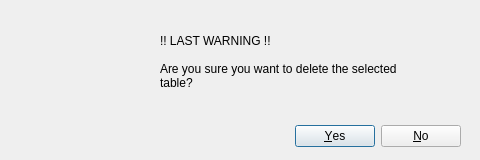
<?xml version="1.0" encoding="UTF-8"?>
<ui version="4.0">
 <class>Dialog</class>
 <widget class="QDialog" name="Dialog">
  <property name="geometry">
   <rect>
    <x>0</x>
    <y>0</y>
    <width>480</width>
    <height>160</height>
   </rect>
  </property>
  <property name="minimumSize">
   <size>
    <width>480</width>
    <height>160</height>
   </size>
  </property>
  <property name="maximumSize">
   <size>
    <width>480</width>
    <height>160</height>
   </size>
  </property>
  <property name="windowTitle">
   <string>Confirm Deletion!</string>
  </property>
  <property name="windowIcon">
   <iconset>
    <normaloff>icon.png</normaloff>icon.png</iconset>
  </property>
  <property name="sizeGripEnabled">
   <bool>false</bool>
  </property>
  <property name="modal">
   <bool>false</bool>
  </property>
  <widget class="QDialogButtonBox" name="buttonBox">
   <property name="geometry">
    <rect>
     <x>110</x>
     <y>120</y>
     <width>351</width>
     <height>32</height>
    </rect>
   </property>
   <property name="cursor">
    <cursorShape>PointingHandCursor</cursorShape>
   </property>
   <property name="focusPolicy">
    <enum>Qt::StrongFocus</enum>
   </property>
   <property name="orientation">
    <enum>Qt::Horizontal</enum>
   </property>
   <property name="standardButtons">
    <set>QDialogButtonBox::No|QDialogButtonBox::Yes</set>
   </property>
   <property name="centerButtons">
    <bool>false</bool>
   </property>
  </widget>
  <widget class="QLabel" name="label">
   <property name="geometry">
    <rect>
     <x>30</x>
     <y>30</y>
     <width>91</width>
     <height>91</height>
    </rect>
   </property>
   <property name="text">
    <string/>
   </property>
   <property name="pixmap">
    <pixmap>../PNG/warning.png</pixmap>
   </property>
   <property name="scaledContents">
    <bool>true</bool>
   </property>
  </widget>
  <widget class="QLabel" name="label_2">
   <property name="geometry">
    <rect>
     <x>160</x>
     <y>50</y>
     <width>251</width>
     <height>51</height>
    </rect>
   </property>
   <property name="styleSheet">
    <string notr="true">font: italic 12pt &quot;Segoe UI&quot;;</string>
   </property>
   <property name="text">
    <string>Are you sure you want to delete the selected table?</string>
   </property>
   <property name="textFormat">
    <enum>Qt::PlainText</enum>
   </property>
   <property name="wordWrap">
    <bool>true</bool>
   </property>
  </widget>
  <widget class="QLabel" name="label_3">
   <property name="geometry">
    <rect>
     <x>160</x>
     <y>30</y>
     <width>221</width>
     <height>21</height>
    </rect>
   </property>
   <property name="styleSheet">
    <string notr="true">font: 75 12pt &quot;Terminal&quot;;</string>
   </property>
   <property name="text">
    <string>!! LAST WARNING !!</string>
   </property>
  </widget>
 </widget>
 <resources/>
 <connections>
  <connection>
   <sender>buttonBox</sender>
   <signal>accepted()</signal>
   <receiver>Dialog</receiver>
   <slot>accept()</slot>
   <hints>
    <hint type="sourcelabel">
     <x>248</x>
     <y>254</y>
    </hint>
    <hint type="destinationlabel">
     <x>157</x>
     <y>274</y>
    </hint>
   </hints>
  </connection>
  <connection>
   <sender>buttonBox</sender>
   <signal>rejected()</signal>
   <receiver>Dialog</receiver>
   <slot>reject()</slot>
   <hints>
    <hint type="sourcelabel">
     <x>316</x>
     <y>260</y>
    </hint>
    <hint type="destinationlabel">
     <x>286</x>
     <y>274</y>
    </hint>
   </hints>
  </connection>
 </connections>
</ui>
